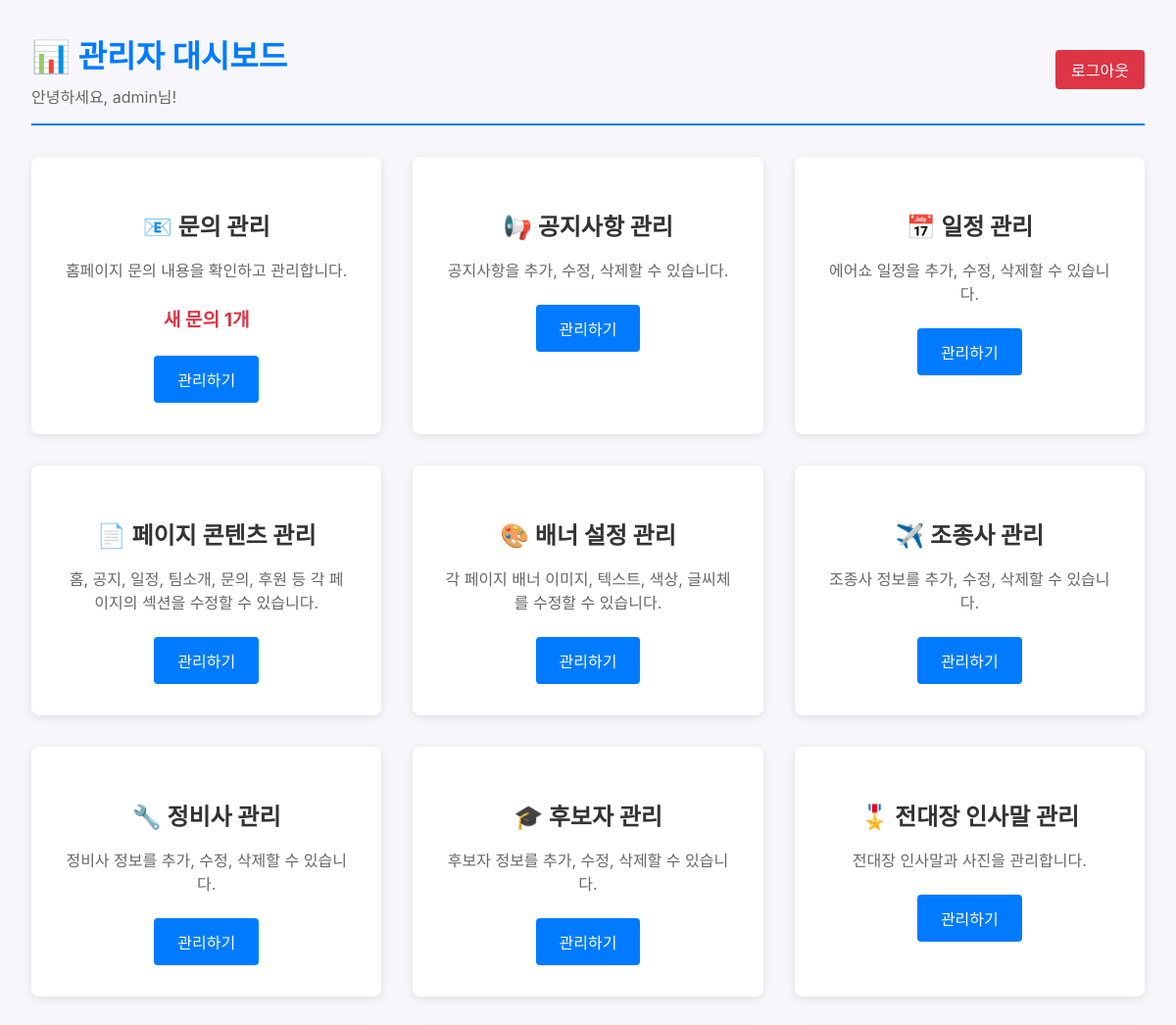
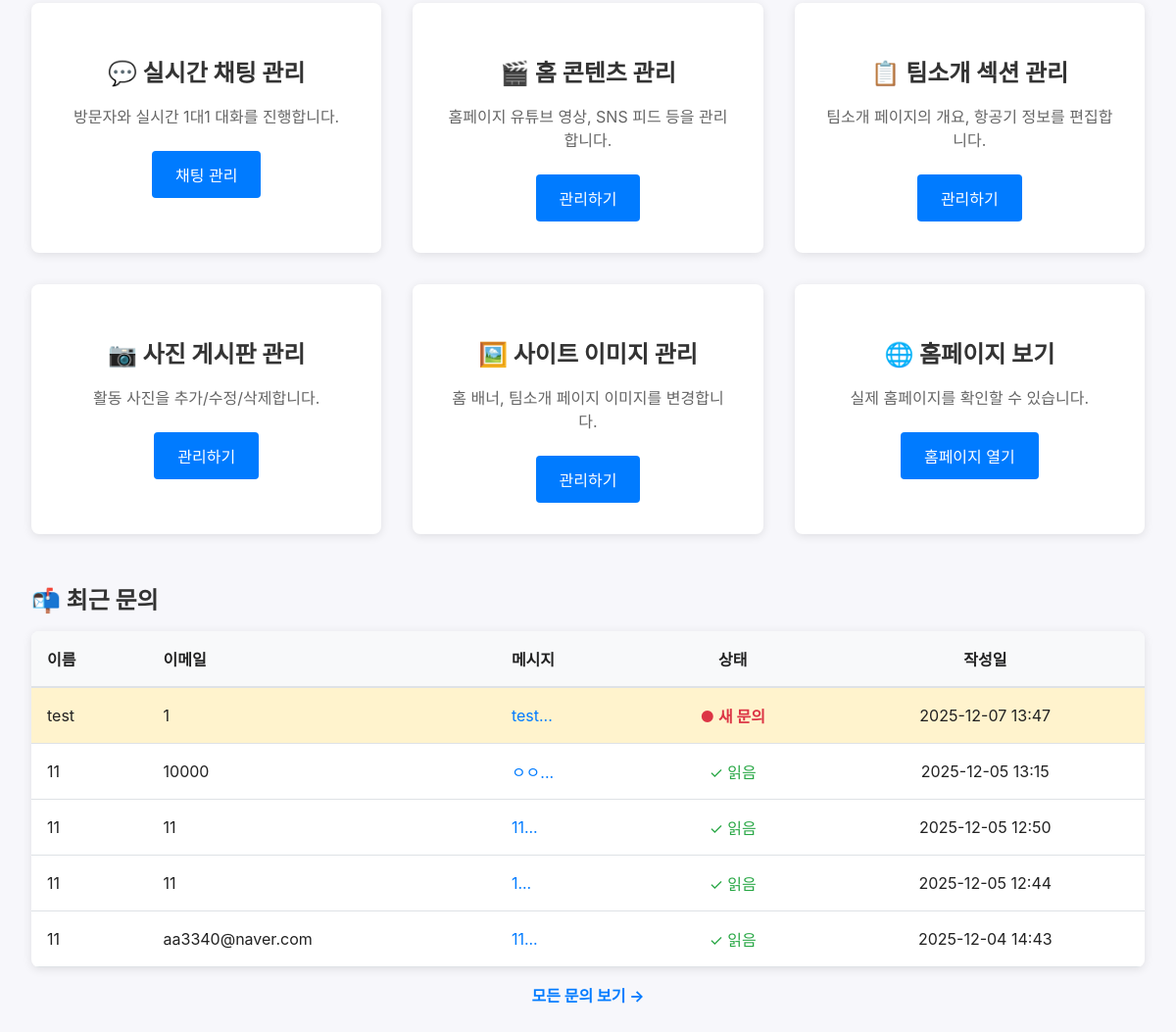
Before: /admin (signed in) with the older database file (2 pictures, top to bottom).
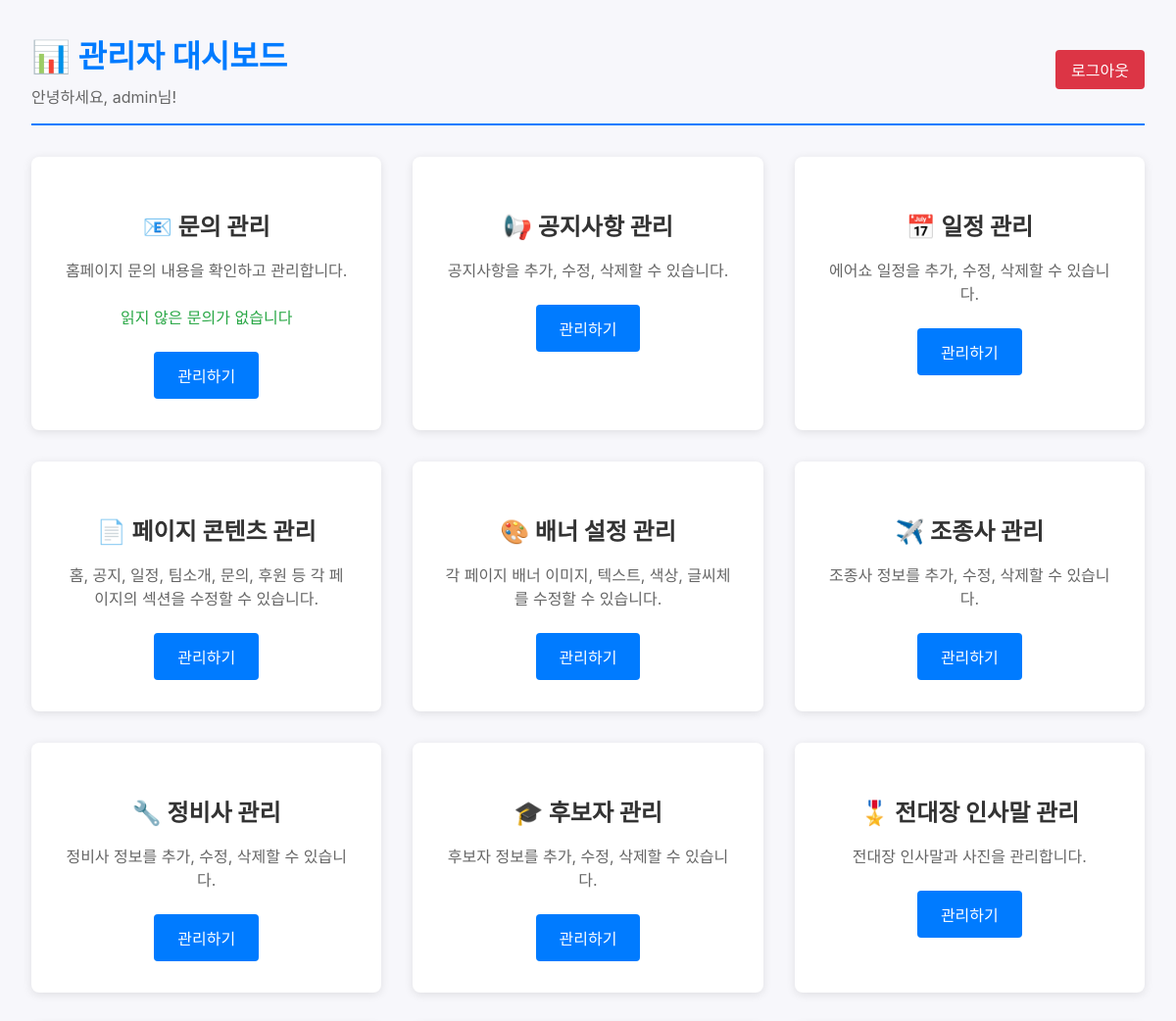
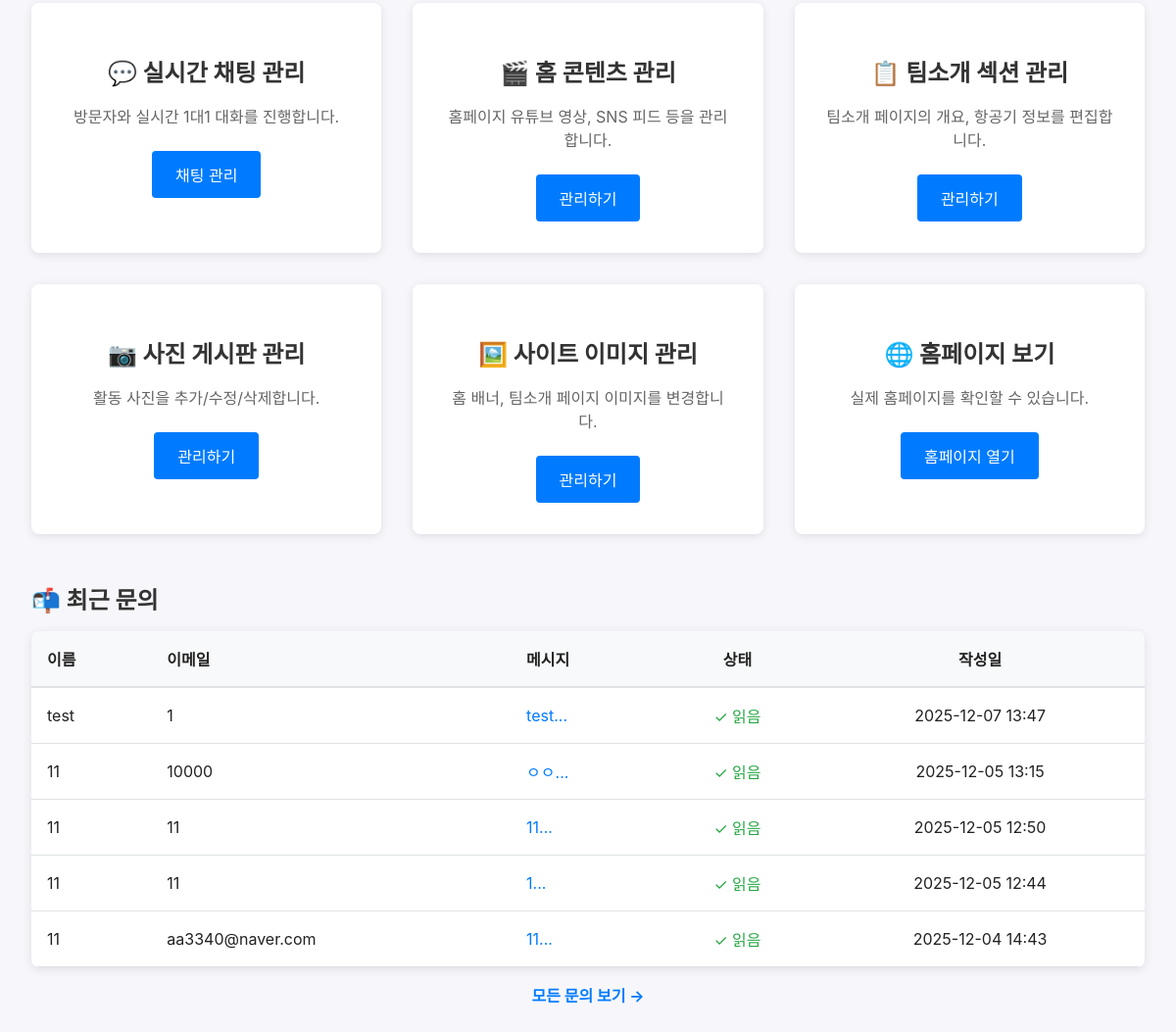
After: the same page with the newer database file (2 pictures, top to bottom).
### tables this page shows
CREATE TABLE contact_messages (
			id INTEGER PRIMARY KEY AUTOINCREMENT,
			name TEXT,
			email TEXT NOT NULL,
			message TEXT NOT NULL,
			is_read INTEGER DEFAULT 0,
			created_at TIMESTAMP DEFAULT CURRENT_TIMESTAMP
		, type TEXT DEFAULT 'contact');

### app.py (the view)
@app.route('/admin')
@login_required
def admin_dashboard():
	conn = get_db()
	unread_count = conn.execute('SELECT COUNT(*) as count FROM contact_messages WHERE is_read = 0').fetchone()['count']
	recent_messages = conn.execute('SELECT * FROM contact_messages ORDER BY created_at DESC LIMIT 5').fetchall()
	unread_chat_count = conn.execute('''
		SELECT COUNT(*) as count FROM chat_messages
		WHERE sender_type = 'user' AND is_read = 0
	''').fetchone()['count']
	active_chat_sessions = conn.execute('''
		SELECT COUNT(*) as count FROM chat_sessions WHERE status = 'active'
	''').fetchone()['count']
	conn.close()
	return render_template('admin/dashboard.html',
		unread_count=unread_count,
		recent_messages=recent_messages,
		unread_chat_count=unread_chat_count,
		active_chat_sessions=active_chat_sessions
	)

### app.py (called while the page is built)
def get_db():
	conn = sqlite3.connect(DATABASE)
	conn.row_factory = sqlite3.Row
	return conn

def login_required(f):
	@wraps(f)
	def decorated_function(*args, **kwargs):
		if 'logged_in' not in session:
			flash('로그인이 필요합니다.', 'error')
			return redirect(url_for('admin_login'))
		return f(*args, **kwargs)
	return decorated_function

### templates/admin/dashboard.html (shortened to what the changed rows need)
<!DOCTYPE html>
<html lang="ko">
<head>
    <link rel="stylesheet" href="/static/style.css?v=900">
</head>
<body style="background: #f7f7fb;">
    <div class="admin-container">
        <div class="admin-header">
            <div>
                <h1>📊 관리자 대시보드</h1>
            </div>
        </div>
        <div class="admin-cards">
            <div class="admin-card">
                <h2>📧 문의 관리</h2>
                <p>홈페이지 문의 내용을 확인하고 관리합니다.</p>
                {% if unread_count > 0 %}
                <p style="color: #dc3545; font-weight: bold; font-size: 1.2rem;">새 문의 {{ unread_count }}개</p>
                {% else %}
                <p style="color: #28a745;">읽지 않은 문의가 없습니다</p>
                {% endif %}
                <a href="{{ url_for('admin_messages') }}">관리하기</a>
            </div>
            <div class="admin-card">
                <h2>📢 공지사항 관리</h2>
            </div>
            <div class="admin-card">
                <h2>📅 일정 관리</h2>
            </div>
            <div class="admin-card">
                <h2>📄 페이지 콘텐츠 관리</h2>
            </div>
            <div class="admin-card">
                <h2>🎨 배너 설정 관리</h2>
            </div>
            <div class="admin-card">
                <h2>✈️ 조종사 관리</h2>
            </div>
            <div class="admin-card">
                <h2>🔧 정비사 관리</h2>
            </div>
            <div class="admin-card">
                <h2>🎓 후보자 관리</h2>
            </div>
            <div class="admin-card">
                <h2>🎖️ 전대장 인사말 관리</h2>
            </div>
            <div class="admin-card">
                <h2>💬 실시간 채팅 관리</h2>
            </div>
            <div class="admin-card">
                <h2>🎬 홈 콘텐츠 관리</h2>
            </div>
            <div class="admin-card">
                <h2>📋 팀소개 섹션 관리</h2>
            </div>
            <div class="admin-card">
                <h2>📷 사진 게시판 관리</h2>
            </div>
            <div class="admin-card">
                <h2>🖼️ 사이트 이미지 관리</h2>
            </div>
            <div class="admin-card">
                <h2>🌐 홈페이지 보기</h2>
            </div>
        </div>
        {% if recent_messages %}
        <div style="margin-top: 3rem;">
            <h2 style="color: #333; margin-bottom: 1rem;">📬 최근 문의</h2>
            <div style="background: white; border-radius: 8px; box-shadow: 0 2px 10px rgba(0,0,0,0.1); overflow: hidden;">
                <table style="width: 100%; border-collapse: collapse;">
                    <thead>
                        <tr style="background: #f8f9fa; border-bottom: 2px solid #dee2e6;">
                            <th style="padding: 1rem; text-align: left;">이름</th>
                            <th style="padding: 1rem; text-align: left;">이메일</th>
                            <th style="padding: 1rem; text-align: left;">메시지</th>
                            <th style="padding: 1rem; text-align: center;">상태</th>
                            <th style="padding: 1rem; text-align: center;">작성일</th>
                        </tr>
                    </thead>
                    <tbody>
                        {% for message in recent_messages %}
                        <tr style="border-bottom: 1px solid #dee2e6; {% if not message.is_read %}background: #fff3cd;{% endif %}">
                            <td style="padding: 1rem;">{{ message.name }}</td>
                            <td style="padding: 1rem;">{{ message.email }}</td>
                            <td style="padding: 1rem; max-width: 300px; overflow: hidden; text-overflow: ellipsis; white-space: nowrap;">
                                <a href="{{ url_for('admin_message_detail', message_id=message.id) }}" style="color: #007bff; text-decoration: none;">
                                    {{ message.message[:50] }}...
                                </a>
                            </td>
                            <td style="padding: 1rem; text-align: center;">
                                {% if message.is_read %}
                                <span style="color: #28a745;">✓ 읽음</span>
                                {% else %}
                                <span style="color: #dc3545; font-weight: bold;">● 새 문의</span>
                                {% endif %}
                            </td>
                            <td style="padding: 1rem; text-align: center;">
                                {{ message.created_at[:16] }}
                            </td>
                        </tr>
                        {% endfor %}
                    </tbody>
                </table>
            </div>
        </div>
        {% endif %}
    </div>
</body>
</html>

Changed rows visible on the page:
changed contact_messages "test": is_read "● 새 문의" → "✓ 읽음"
Other visible differences:
{{ unread_count }}: "1" → (not shown)
text no longer shown: "새 문의 개"
text now shown: "읽지 않은 문의가 없습니다"
